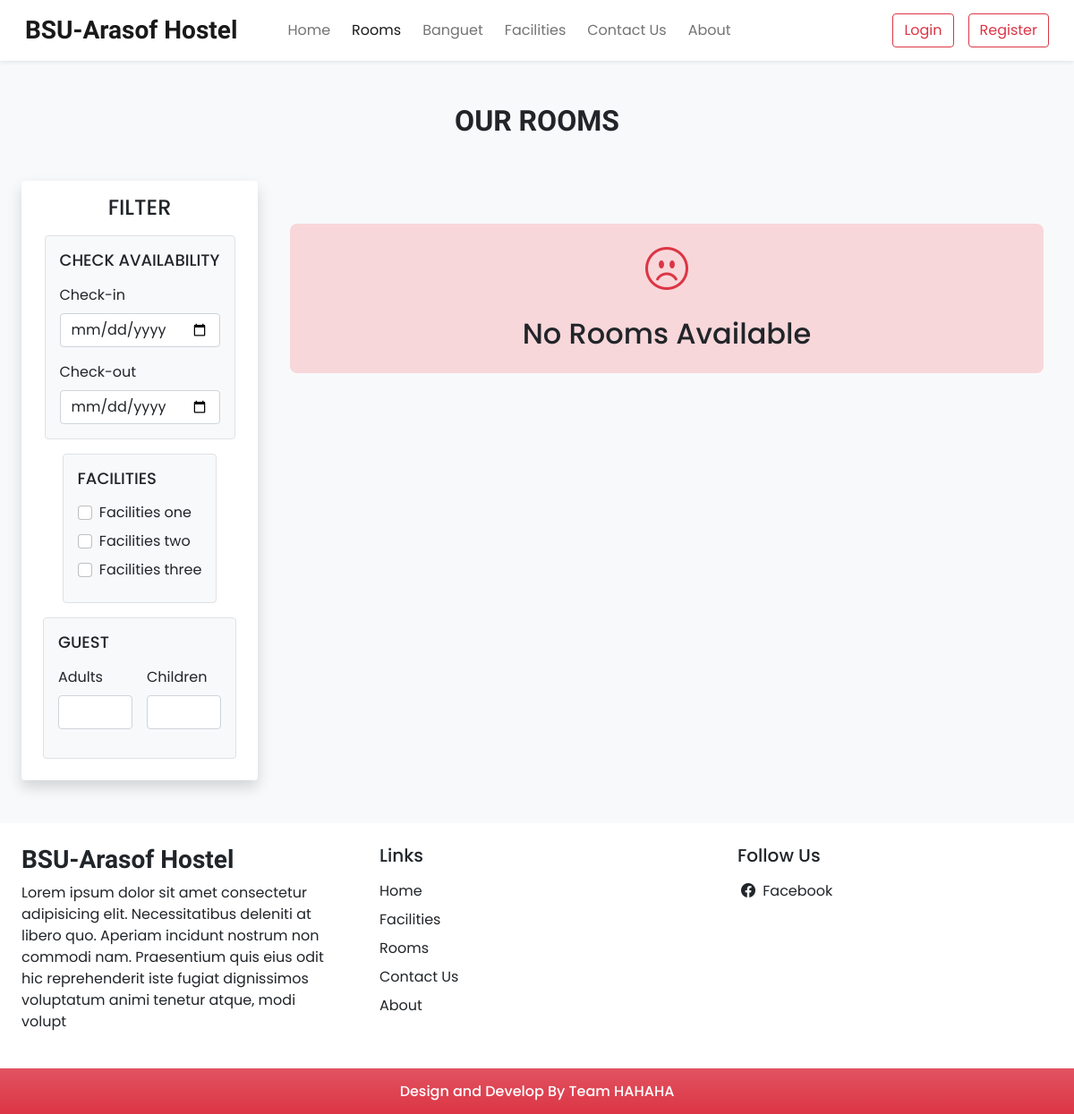
Page /room.php?id=8 on the earlier database version.
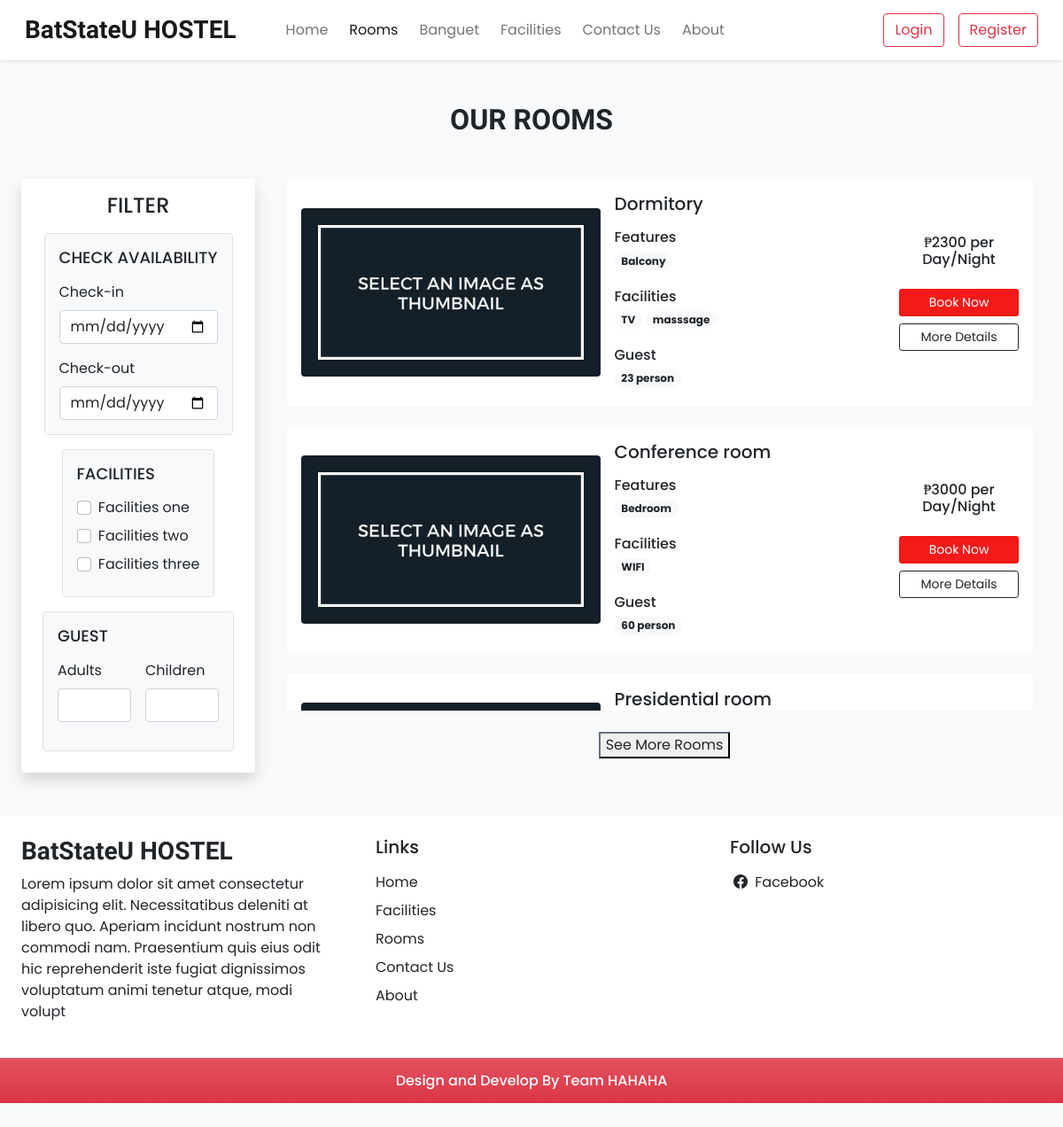
Same page on the later database version.
### tables this page shows
CREATE TABLE `settings` (
  `sr_no` int(11) NOT NULL,
  `site_title` varchar(50) NOT NULL,
  `site_about` varchar(250) NOT NULL,
  `shutdown` tinyint(1) NOT NULL
);

CREATE TABLE `rooms` (
  `id` int(11) NOT NULL,
  `name` varchar(150) NOT NULL,
  `area` int(11) NOT NULL,
  `price` int(11) NOT NULL,
  `quantity` int(11) NOT NULL,
  `description` varchar(350) NOT NULL,
  `status` tinyint(4) NOT NULL DEFAULT 1,
  `removed` int(11) NOT NULL DEFAULT 0,
  `type_id` int(11) NOT NULL
);

CREATE TABLE `features` (
  `id` int(11) NOT NULL,
  `name` varchar(50) NOT NULL
);

CREATE TABLE `facilities` (
  `id` int(11) NOT NULL,
  `icon` varchar(100) NOT NULL,
  `name` varchar(50) NOT NULL,
  `description` varchar(250) NOT NULL
);

### admin/inc/db_config.php (called while the page is built, shortened)
<?php
     function select($sql,$values,$datatypes)
     {
       $con = $GLOBALS['con'];
       if ($stmt = mysqli_prepare($con,$sql)){
         mysqli_stmt_bind_param($stmt,$datatypes,...$values);
        if (mysqli_stmt_execute($stmt)){
            $res = mysqli_stmt_get_result($stmt);
            return $res;
        }
        else{
                    mysqli_stmt_close($stmt);
            die("Query not be executed - Select");
        }
       }
       else{
        die("Query not be prepared - Select");
       }
     }
?>

### room.php (the view, shortened to what the changed rows need)
<!DOCTYPE html>
<html lang="en">
<head>
 <?php require('inc/link.php');?>
</head>
<body class="bg-light">
   <?php require('inc/header.php');?>
   <div class="my-5 px-4">
      <h2 class="fw-bold h-font text-center">OUR ROOMS</h2>
   </div>
   <div class="container-fluid">
        <div class="row">
            <div class="col-lg-9 col-md-12 px-4 shadow-none">
                <div id="roomContainer">
                        <?php
                        $type_id = isset($_GET['id']) ? $_GET['id'] : null;
                        $room_limit = 3;
                        $query = $type_id ?
                            "SELECT * FROM `rooms` WHERE `type_id`=? AND `status`=? AND `removed`=? ORDER BY `id` DESC LIMIT ?" :
                            "SELECT * FROM `rooms` WHERE `status`=? AND `removed`=? ORDER BY `id` DESC LIMIT ?";
                        $params = $type_id ? [$type_id, 1, 0, $room_limit] : [1, 0, $room_limit];
                        $types = $type_id ? 'iiii' : 'iii';
                        $room_res = select($query, $params, $types);
                        $room_count = mysqli_num_rows($room_res);
                    if ($room_count === 0) {
                            echo '
                                <div class="row g-0 p-3 align-items-center text-center mt-5" style="background-color: #f8d7da; border-radius: 0.5rem; padding: 20px;">
                                    <i class="bi bi-emoji-frown" style="font-size: 3rem; color: #dc3545;"></i>
                                    <h2 class="mt-3">No Rooms Available</h2>
                                </div>
                                ';
                    } else
                    {
                        while ($room_data = mysqli_fetch_assoc($room_res)) {
                            $fea_q = mysqli_query($con, "SELECT f.name FROM `features` f
                                INNER JOIN `room_features` rfea ON f.id = rfea.features_id
                                WHERE rfea.room_id = '$room_data[id]'");
                            $features_data = "";
                            while ($fea_row = mysqli_fetch_assoc($fea_q)) {
                                $features_data .= "<span class='badge rounded-pill bg-light text-dark text-wrap me-1 mb-1'>$fea_row[name]</span>";
                            }
                            $fac_q = mysqli_query($con, "SELECT f.name FROM `facilities` f
                                INNER JOIN `room_facilities` rfac ON f.id = rfac.facilities_id
                                WHERE rfac.room_id = '$room_data[id]'");
                            $facilities_data = "";
                            while ($fac_row = mysqli_fetch_assoc($fac_q)) {
                                $facilities_data .= "<span class='badge rounded-pill bg-light text-dark text-wrap me-1 mb-1'>$fac_row[name]</span>";
                            }
                            $room_thumb = ROOMS_IMG_PATH . "thumbnail.jpg";
                            $price_display = '';
                            if (!isset($_SESSION['user_type']) || $_SESSION['user_type'] === 'external') {
                                $price_display = "<h6 class='mb-4'>₱$room_data[price] per Day/Night</h6>";
                            }
                            $book_btn = "";
                            if (!$settings_r['shutdown']) {
                                $login = 0;
                                $book_btn = "<button onclick='checkLoginToBook($login, $room_data[id], $room_data[type_id], \"$room_data[name]\")' class='btn btn-sm w-100 text-white custom-bg shadow-none mb-2'>Book Now</button>";
                            }
                            echo <<<data
                                <div class="card mb-4 border-0 shadow-none">
                                    <div class="row g-0 p-3 align-items-center">
                                        <div class="col-md-5 mb-lg-0 mb-md-0 mb-3">
                                            <img src="$room_thumb" class="img-fluid rounded">
                                        </div>
                                        <div class="col-md-5 px-lg-3 px-md-3 px-0">
                                            <h5 class="mb-3">$room_data[name]</h5>
                                            <div class="features mb-3">
                                                <h6 class="mb-1">Features</h6>
                                                $features_data
                                            </div>
                                            <div class="facilities mb-3">
                                                <h6 class="mb-1">Facilities</h6>
                                                $facilities_data
                                            </div>
                                            <div class="guest">
                                                <h6 class="mb-1">Guest</h6>
                                                <span class='badge rounded-pill bg-light text-dark text-wrap me-1 mb-1'>$room_data[quantity] person</span>
                                            </div>
                                        </div>
                                        <div class="col-md-2 mt-lg-0 mt-md-0 mt-4 text-center">
                                            $price_display
                                            $book_btn
                                            <a href="room_details.php?id=$room_data[id]" class="btn btn-sm w-100 btn-outline-dark shadow-none">More Details</a>
                                        </div>
                                    </div>
                                </div>
                            data;
                        }
                    }
                        ?>
                </div>
                <?php
                        $total_query = $type_id ?
                            "SELECT COUNT(*) as total FROM `rooms` WHERE `type_id`=? AND `status`=? AND `removed`=?" :
                            "SELECT COUNT(*) as total FROM `rooms` WHERE `status`=? AND `removed`=?";
                        $total_params = $type_id ? [$type_id, 1, 0] : [1, 0];
                        $total_res = select($total_query, $total_params, $type_id ? 'iii' : 'ii');
                        $total_row = mysqli_fetch_assoc($total_res);
                        $total_rooms = $total_row['total'];
                        if ($total_rooms > $room_limit) {
                            echo '<div class="d-flex justify-content-center mt-4">
                                    <button id="seeMoreBtn" class="btn-outline-dark shadow-none">See More Rooms</button>
                                </div>';
                        }
                ?>
            </div>
       </div>
 </div>
    <?php require('inc/footer.php');?>
    </body>
</html>

### inc/header.php (shortened to what the changed rows need)
<nav id="nav-bar" class="navbar navbar-expand-lg navbar-light bg-white px-lg-3 py-lg-2 shadow-sm sticky-top">
        <div class="container-fluid">
            <a class="navbar-brand me-5 fw-bold fs-3 h-font" href="index.php"><?php echo $settings_r['site_title'] ?></a>
            <div class="collapse navbar-collapse" id="navbarSupportedContent">
            <ul class="navbar-nav me-auto mb-2 mb-lg-0">
            </ul>
            <div class="d-flex">
            </div>
            </div>
        </div>
</nav>

### inc/footer.php (shortened to what the changed rows need)
 <div class="container-fluid bg-white mt-5">
      <div class="row">
        <div class="col-lg-4 p-4">
           <h3 class="h-font fw-bold fs-3 mb-2"><?php echo $settings_r['site_title'] ?></h3>
           <p>
           <?php echo $settings_r['site_about'] ?>
           </p>
        </div>
      </div>
</div>

Differences in the rows shown:
changed settings: site_title "BSU-Arasof Hostel" → "BatStateU HOSTEL"
added rooms: name "Dormitory", quantity "23", price "2300"
now on this page (row unchanged): features: name "Balcony", shown under "Dormitory"
now on this page (row unchanged): facilities: name "TV", shown under "Dormitory"
now on this page (row unchanged): facilities: name "masssage", shown under "Dormitory"
added rooms: name "Conference room", quantity "60", price "3000"
now on this page (row unchanged): features: name "Bedroom", shown under "Conference room"
now on this page (row unchanged): facilities: name "WIFI", shown under "Conference room"
added rooms: name "Presidential room"
Other differences:
text no longer shown: "No Rooms Available"
text now shown: "See More Rooms"
